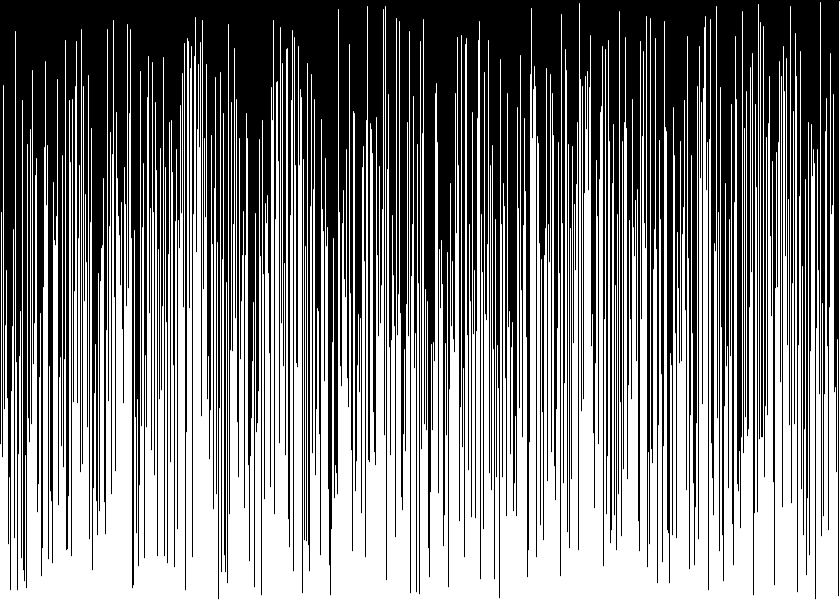
Frame 1 (no input)
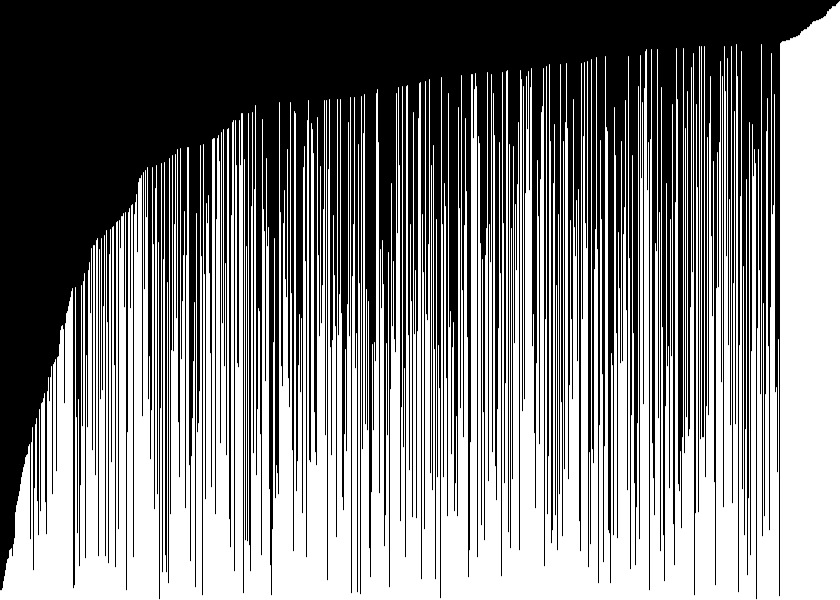
Frame 60 (the mouse pressed at the canvas centre just before this capture)
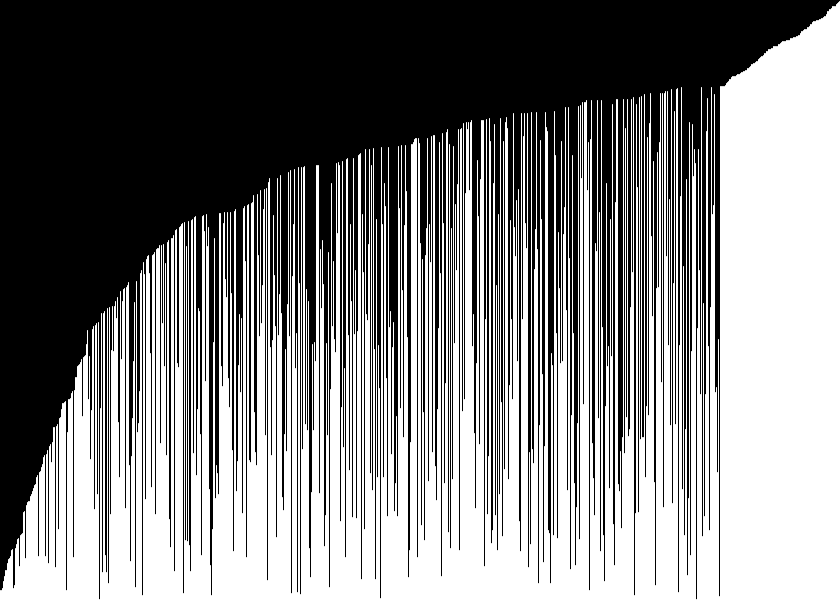
Frame 120 (the mouse held since frame 60 and released just before this capture)

The Processing sketch that drew these frames (run headless with seeded random() and noise(); from frame 60 on, the mouse is pressed at the canvas centre):

// Processing sketch: bubble_sort_viz
// ── bubble_sort_viz.pde
// visualizing bubble sort

float[] arr;
int i = 0;
int j = 0;

void setup() {
  size(840, 600);
  arr = new float[width];
  for(int i = 0; i < arr.length; i++) {
    arr[i] = random(height);
  }
}

void draw() {
  background(0);
  if(i > arr.length) { noLoop(); }
  for(int j = 0; j < arr.length - i - 1; j++) {
    float current = arr[j];
    float next = arr[j+1];
    if (current > next) {
      float temp = arr[j];
      arr[j] = arr[j+1];
      arr[j+1] = temp;
    }
  }
  for(int i = 0; i < arr.length; i++) {
    stroke(255);
    line(i, height, i, height - arr[i]);
  }
}
